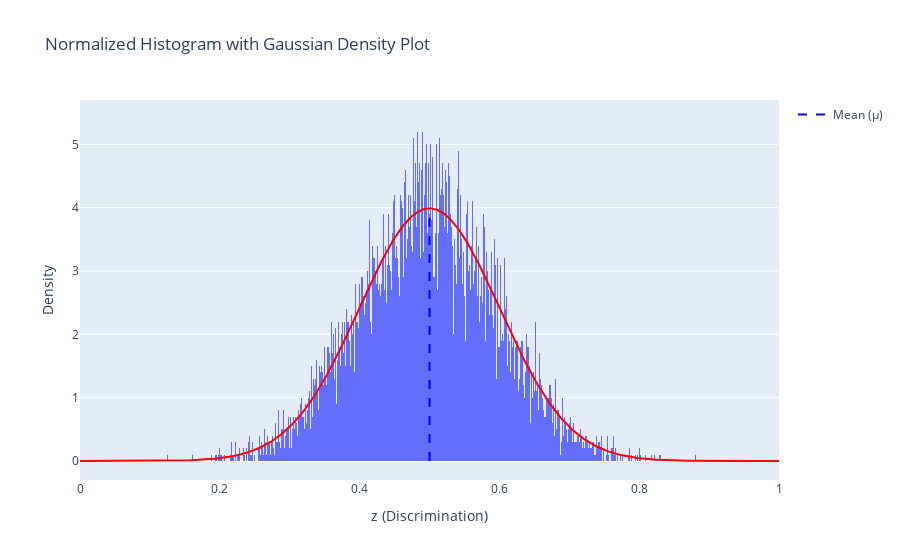

The cell this chart's notebook holds for it:
### Code cell
import numpy as np
import plotly.graph_objects as go

# Parameters for the Gaussian distribution
mu = 0.5       # Mean
sigma = 0.1    # Standard deviation

# Generate sample data from a Gaussian distribution
np.random.seed(0)  # For reproducibility
sample_data = np.random.normal(mu, sigma, 10000)

# Calculate histogram
num_bins = 1000  # Large number of bins for fine resolution
hist_data, bins = np.histogram(sample_data, bins=num_bins, range=[0, 1], density=True)

# Calculate bin centers
bin_centers = (bins[:-1] + bins[1:]) / 2

# Calculate Gaussian density function
z = np.linspace(0, 1, 1000)
f_z = (1 / (sigma * np.sqrt(2 * np.pi))) * np.exp(-0.5 * ((z - mu) / sigma) ** 2)

# Create the plot
fig = go.Figure()

# Add histogram trace
fig.add_trace(go.Histogram(
    x=sample_data,
    histnorm='probability density',
    name='Histogram',
    nbinsx=num_bins,
    xbins=dict(start=0, end=1),
    showlegend=False  # Hide histogram from the legend
))

# Add Gaussian density plot trace
fig.add_trace(go.Scatter(
    x=z,
    y=f_z,
    mode='lines',
    name='Gaussian Density',
    line=dict(color='red'),
    showlegend=False  # Hide density plot from the legend
))

# Add vertical line for mean
fig.add_trace(go.Scatter(
    x=[mu, mu],
    y=[0, max(f_z)],
    mode='lines',
    line=dict(color='blue', dash='dash'),
    name='Mean (\u03BC)'  # Label for the mean line
))

# Update layout
fig.update_layout(
    title='Normalized Histogram with Gaussian Density Plot',
    xaxis_title='z (Discrimination)',
    yaxis_title='Density',
    xaxis=dict(range=[0, 1]),
    yaxis=dict(title='Density')
)

# Show plot
fig.show()

### Figure 1 — Plotly figure (JSON) as saved in the notebook; plotly's stock layout.template omitted (floating-point values rounded to 4 significant figures; data arrays with more than 128 entries replaced by an {"elided": "..."} marker saying what was removed)
{"data": [{"histnorm": "probability density", "name": "Histogram", "nbinsx": 1000, "showlegend": false, "type": "histogram", "x": {"elided": "10000 float values"}, "xbins": {"end": 1, "start": 0}}, {"line": {"color": "red"}, "mode": "lines", "name": "Gaussian Density", "showlegend": false, "type": "scatter", "x": {"elided": "1000 float values"}, "y": {"elided": "1000 float values"}}, {"line": {"color": "blue", "dash": "dash"}, "mode": "lines", "name": "Mean (μ)", "type": "scatter", "x": [0.5, 0.5], "y": [0, 3.989]}], "layout": {"title": {"text": "Normalized Histogram with Gaussian Density Plot"}, "xaxis": {"range": [0, 1], "title": {"text": "z (Discrimination)"}}, "yaxis": {"title": {"text": "Density"}}}}
